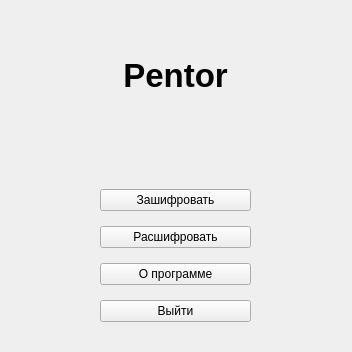
<?xml version="1.0" encoding="UTF-8"?>
<ui version="4.0">
 <class>FormMenu</class>
 <widget class="QWidget" name="FormMenu">
  <property name="geometry">
   <rect>
    <x>0</x>
    <y>0</y>
    <width>352</width>
    <height>352</height>
   </rect>
  </property>
  <property name="windowTitle">
   <string>Form</string>
  </property>
  <widget class="QWidget" name="verticalLayoutWidget">
   <property name="geometry">
    <rect>
     <x>10</x>
     <y>10</y>
     <width>331</width>
     <height>131</height>
    </rect>
   </property>
   <layout class="QVBoxLayout" name="layout_label">
    <item>
     <widget class="QLabel" name="label_pentor">
      <property name="font">
       <font>
        <pointsize>25</pointsize>
        <bold>true</bold>
       </font>
      </property>
      <property name="text">
       <string>Pentor</string>
      </property>
      <property name="alignment">
       <set>Qt::AlignmentFlag::AlignCenter</set>
      </property>
     </widget>
    </item>
   </layout>
  </widget>
  <widget class="QWidget" name="verticalLayoutWidget_2">
   <property name="geometry">
    <rect>
     <x>100</x>
     <y>180</y>
     <width>151</width>
     <height>151</height>
    </rect>
   </property>
   <layout class="QVBoxLayout" name="layout_buttons">
    <item>
     <widget class="QPushButton" name="button_encrypt">
      <property name="text">
       <string>Зашифровать</string>
      </property>
     </widget>
    </item>
    <item>
     <widget class="QPushButton" name="button_decrypt">
      <property name="text">
       <string>Расшифровать</string>
      </property>
     </widget>
    </item>
    <item>
     <widget class="QPushButton" name="button_about">
      <property name="text">
       <string>О программе</string>
      </property>
     </widget>
    </item>
    <item>
     <widget class="QPushButton" name="button_exit">
      <property name="text">
       <string>Выйти</string>
      </property>
     </widget>
    </item>
   </layout>
  </widget>
  <widget class="QWidget" name="verticalLayoutWidget_3">
   <property name="geometry">
    <rect>
     <x>10</x>
     <y>170</y>
     <width>81</width>
     <height>171</height>
    </rect>
   </property>
   <layout class="QVBoxLayout" name="layout_space_1"/>
  </widget>
  <widget class="QWidget" name="verticalLayoutWidget_4">
   <property name="geometry">
    <rect>
     <x>260</x>
     <y>170</y>
     <width>81</width>
     <height>171</height>
    </rect>
   </property>
   <layout class="QVBoxLayout" name="layout_space_2"/>
  </widget>
 </widget>
 <resources/>
 <connections/>
</ui>
